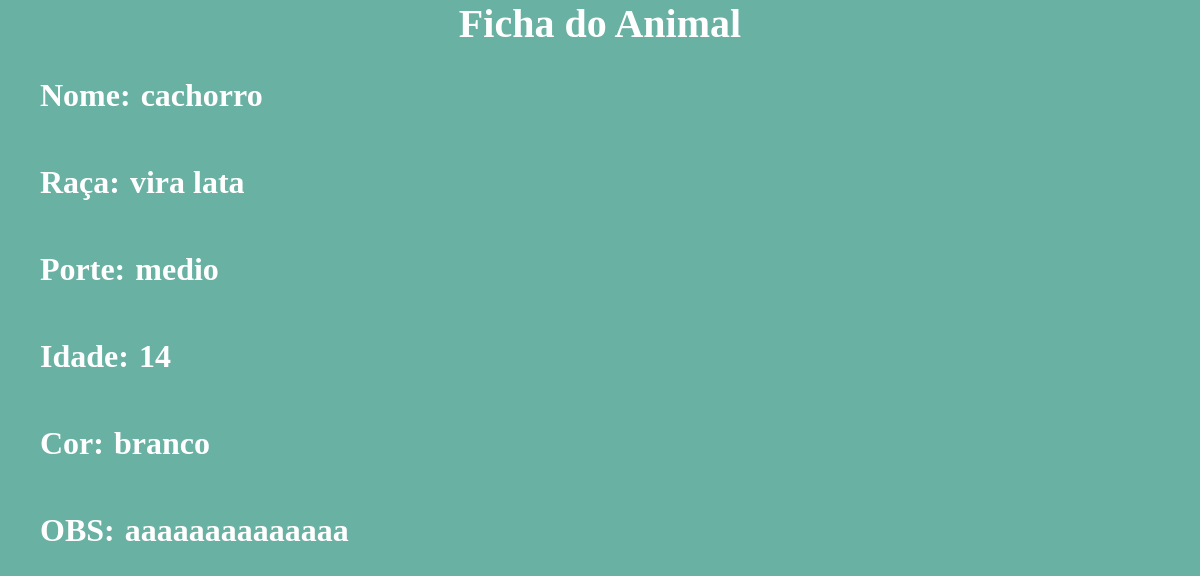
The page /teste/2/ (signed in) on the database its author committed.
### teste/models.py (models this page shows, shortened)
class Animal(models.Model):
    Nome = models . CharField ( max_length =50)
    Raça = models . CharField ( max_length =50)
    Porte= models . CharField ( max_length =50)
    Idade_Aproximada = models . IntegerField ()
    Cor_do_Pelo = models . CharField ( max_length =50)
    Observações = models . CharField ( max_length =300)

### teste/views.py (the view)
# urls.py: path('<int:pk>/', login_required(DetailView.as_view( template_name='detail.html'))),
class DetailView(DetailView):
    model = Animal
    template_name = 'detail.html'

### templates/detail.html (shortened to what this page needs)
{% load static %}
<!DOCTYPE html>
<html lang="en">
<head>
    <link rel="stylesheet" type="text/css" href='{% static "/detail.css" %}'>
</head>
<body>
    <div class="tit"><h1>Ficha do Animal</h1></div>
    <div class="text"><h1>Nome: </h1> <h1> {{ animal.Nome }}</h1></div>
    <div class="text"><h1>Raça: </h1> <h1> {{ animal.Raça }}</h1></div>
    <div class="text"><h1>Porte: </h1> <h1> {{ animal.Porte }}</h1></div>
    <div class="text"><h1>Idade: </h1> <h1> {{ animal.Idade_Aproximada }}</h2></div>
    <div class="text"><h1>Cor: </h1> <h1> {{ animal.Cor_do_Pelo }}</h1></div>
    <div class="text"><h1>OBS: </h1> <h1> {{ animal.Observações }}</h1></div>
</body>
</html>

### static/detail.css (style rules this page uses)
* { margin: 0; padding: 0; }
body { background-color: #69b1a3; }
.text { padding: 20px; margin: 10px; display: flex; color: white; }
.text > h1 { margin-left: 10px; }
.tit { text-align: center; color: white; font-size: 20px; }

### rows shown on the page
Animal: Nome "cachorro", Raça "vira lata", Porte "medio", Idade_Aproximada "14", Cor_do_Pelo "branco", Observações "aaaaaaaaaaaaaa"
